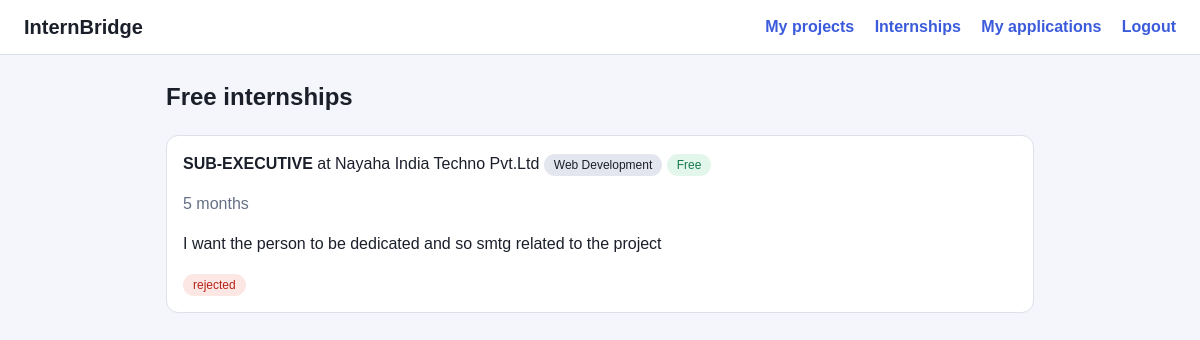
Screenshot of /jobs (signed in) with the database file from the repository.
### app.py (models this page shows)
class Internship(db.Model):
    id = db.Column(db.Integer, primary_key=True)
    company_id = db.Column(db.Integer, db.ForeignKey("company.id"))
    title = db.Column(db.String(150))
    domain = db.Column(db.String(60))
    duration = db.Column(db.String(60))
    description = db.Column(db.Text)

class Company(db.Model):
    id = db.Column(db.Integer, primary_key=True)
    user_id = db.Column(db.Integer, db.ForeignKey("user.id"))
    name = db.Column(db.String(150))
    cin = db.Column(db.String(30))
    gst = db.Column(db.String(30))
    website = db.Column(db.String(150))
    sign_name = db.Column(db.String(100))
    sign_role = db.Column(db.String(100))
    reg_doc = db.Column(db.String(200), default="")
    sign_doc = db.Column(db.String(200), default="")
    status = db.Column(db.String(20), default="pending")  # pending/verified/rejected
    reason = db.Column(db.String(300), default="")
    jobs = db.relationship("Internship", backref="company")

class Application(db.Model):
    id = db.Column(db.Integer, primary_key=True)
    student_id = db.Column(db.Integer, db.ForeignKey("user.id"))
    internship_id = db.Column(db.Integer, db.ForeignKey("internship.id"))
    project_id = db.Column(db.Integer, db.ForeignKey("project.id"))
    status = db.Column(db.String(20), default="applied")  # applied/shortlisted/selected/rejected
    reason = db.Column(db.String(300), default="")
    student = db.relationship("User")
    internship = db.relationship("Internship")
    project = db.relationship("Project")

### app.py (the view)
@app.route("/jobs")
@role_required("student")
def jobs():
    items = Internship.query.join(Company).filter(Company.status == "verified").all()
    projects = Project.query.filter_by(student_id=current_user.id).all()
    applied = {a.internship_id: a for a in Application.query.filter_by(student_id=current_user.id)}
    return render_template("jobs.html", jobs=items, projects=projects, applied=applied)

### app.py (called while the page is built)
@login_manager.user_loader
def load_user(uid):
    return db.session.get(User, int(uid))

def role_required(role):
    def deco(f):
        @wraps(f)
        def wrapper(*a, **k):
            if not current_user.is_authenticated:
                return login_manager.unauthorized()
            if current_user.role != role:
                abort(403)
            return f(*a, **k)
        return wrapper
    return deco

### templates/jobs.html
{% extends "base.html" %}
{% block content %}
<h2>Free internships</h2>
{% for j in jobs %}
<div class="card">
  <b>{{ j.title }}</b> at {{ j.company.name }}
  <span class="tag">{{ j.domain }}</span> <span class="tag verified">Free</span>
  <p class="mu">{{ j.duration }}</p><p>{{ j.description }}</p>
  {% set a = applied.get(j.id) %}
  {% set match = projects | selectattr('domain', 'equalto', j.domain) | list %}
  {% if a %}
    <span class="tag {{ a.status }}">{{ a.status }}</span>
  {% elif match %}
    <form method="post" action="{{ url_for('apply', job_id=j.id) }}">
      <select name="project_id">{% for p in match %}<option value="{{ p.id }}">{{ p.title }}</option>{% endfor %}</select>
      <button>Apply</button>
    </form>
  {% else %}
    <div class="flash warn">Upload a project in "{{ j.domain }}" to apply.</div>
  {% endif %}
</div>
{% else %}<p class="mu">No internships posted yet.</p>{% endfor %}
{% endblock %}

### static/style.css (style rules this page uses)
* { box-sizing: border-box; }
body { margin: 0; font-family: Arial, sans-serif; background: #f4f6fb; color: #1b1f2a; line-height: 1.5; }
.card { background: #fff; border: 1px solid #dde1ea; border-radius: 12px; padding: 16px; margin-bottom: 14px; }
.mu { color: #667085; }
.tag { display: inline-block; padding: 2px 10px; border-radius: 99px; font-size: 12px; background: #e3e6ee; }
.tag.verified, .tag.selected { background: #e3f6ec; color: #16794c; }
.tag.rejected { background: #fde7e5; color: #b42318; }

### rows the page displays
Internship: title "SUB-EXECUTIVE", company.name "Nayaha India Techno Pvt.Ltd", domain "Web Development", duration "5 months", description "I want the person to be dedicated and so smtg related to the project"
Application: status "rejected"
